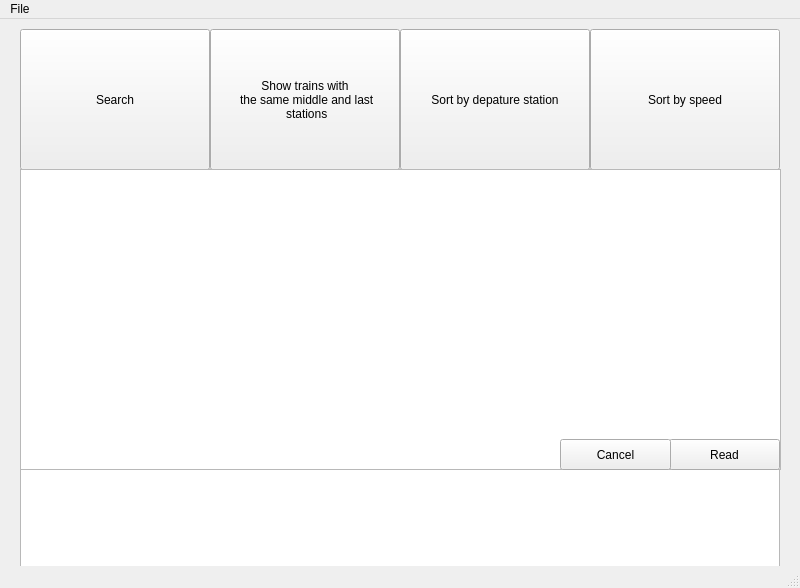
<?xml version="1.0" encoding="UTF-8"?>
<ui version="4.0">
 <class>MainWindow</class>
 <widget class="QMainWindow" name="MainWindow">
  <property name="geometry">
   <rect>
    <x>0</x>
    <y>0</y>
    <width>800</width>
    <height>588</height>
   </rect>
  </property>
  <property name="windowTitle">
   <string>MainWindow</string>
  </property>
  <widget class="QWidget" name="centralwidget">
   <widget class="QTableWidget" name="tableWidget">
    <property name="geometry">
     <rect>
      <x>20</x>
      <y>150</y>
      <width>760</width>
      <height>401</height>
     </rect>
    </property>
    <property name="font">
     <font>
      <stylestrategy>PreferDefault</stylestrategy>
     </font>
    </property>
    <attribute name="verticalHeaderVisible">
     <bool>false</bool>
    </attribute>
    <attribute name="verticalHeaderHighlightSections">
     <bool>true</bool>
    </attribute>
    <column>
     <property name="text">
      <string>№</string>
     </property>
     <property name="textAlignment">
      <set>AlignCenter</set>
     </property>
    </column>
    <column>
     <property name="text">
      <string>Початкова станція</string>
     </property>
     <property name="textAlignment">
      <set>AlignCenter</set>
     </property>
    </column>
    <column>
     <property name="text">
      <string>Кінцева</string>
     </property>
     <property name="textAlignment">
      <set>AlignCenter</set>
     </property>
    </column>
    <column>
     <property name="text">
      <string>Проміжна</string>
     </property>
     <property name="textAlignment">
      <set>AlignCenter</set>
     </property>
    </column>
    <column>
     <property name="text">
      <string>Час відправлення</string>
     </property>
     <property name="textAlignment">
      <set>AlignCenter</set>
     </property>
    </column>
    <column>
     <property name="text">
      <string>Час прибуття</string>
     </property>
     <property name="textAlignment">
      <set>AlignCenter</set>
     </property>
    </column>
    <column>
     <property name="text">
      <string>Відстань</string>
     </property>
     <property name="textAlignment">
      <set>AlignCenter</set>
     </property>
    </column>
   </widget>
   <widget class="QPushButton" name="pushButton">
    <property name="geometry">
     <rect>
      <x>20</x>
      <y>10</y>
      <width>190</width>
      <height>141</height>
     </rect>
    </property>
    <property name="toolTip">
     <string>Натисніть щоб розпочати пошук</string>
    </property>
    <property name="styleSheet">
     <string notr="true">image: url(:/new/prefix1/images/clipart322068.png);
font: 12pt &quot;MS Shell Dlg 2&quot;;
</string>
    </property>
    <property name="text">
     <string>Search</string>
    </property>
   </widget>
   <widget class="QPushButton" name="pushButton_2">
    <property name="geometry">
     <rect>
      <x>210</x>
      <y>10</y>
      <width>190</width>
      <height>141</height>
     </rect>
    </property>
    <property name="toolTip">
     <string>&lt;html&gt;&lt;head/&gt;&lt;body&gt;&lt;p&gt;Натисніть щоб вивести поїзди у яких проміжна і кіцева станції співпадають&lt;/p&gt;&lt;/body&gt;&lt;/html&gt;</string>
    </property>
    <property name="styleSheet">
     <string notr="true">image: url(:/new/prefix1/images/clipart322068.png);
font: 12pt &quot;MS Shell Dlg 2&quot;;
</string>
    </property>
    <property name="text">
     <string>Show trains with 
 the same middle and last 
 stations</string>
    </property>
   </widget>
   <widget class="QPushButton" name="pushButton_3">
    <property name="geometry">
     <rect>
      <x>400</x>
      <y>10</y>
      <width>190</width>
      <height>141</height>
     </rect>
    </property>
    <property name="toolTip">
     <string>&lt;html&gt;&lt;head/&gt;&lt;body&gt;&lt;p&gt;Натисніть щоб посортувати за початковою станцією&lt;/p&gt;&lt;p/&gt;&lt;/body&gt;&lt;/html&gt;</string>
    </property>
    <property name="styleSheet">
     <string notr="true">image: url(:/new/prefix1/images/clipart322068.png);
font: 12pt &quot;MS Shell Dlg 2&quot;;
</string>
    </property>
    <property name="text">
     <string>Sort by depature station</string>
    </property>
   </widget>
   <widget class="QPushButton" name="pushButton_5">
    <property name="geometry">
     <rect>
      <x>590</x>
      <y>10</y>
      <width>190</width>
      <height>141</height>
     </rect>
    </property>
    <property name="toolTip">
     <string>&lt;html&gt;&lt;head/&gt;&lt;body&gt;&lt;p&gt;Натисніть щоб посортувати за середньою швидкістю руху поїзда&lt;/p&gt;&lt;/body&gt;&lt;/html&gt;</string>
    </property>
    <property name="styleSheet">
     <string notr="true">image: url(:/new/prefix1/images/clipart322068.png);
font: 12pt &quot;MS Shell Dlg 2&quot;;
</string>
    </property>
    <property name="text">
     <string>Sort by speed</string>
    </property>
   </widget>
   <widget class="QPlainTextEdit" name="plainTextEdit">
    <property name="geometry">
     <rect>
      <x>20</x>
      <y>150</y>
      <width>761</width>
      <height>301</height>
     </rect>
    </property>
   </widget>
   <widget class="QPushButton" name="pushButton_4">
    <property name="geometry">
     <rect>
      <x>669</x>
      <y>420</y>
      <width>111</width>
      <height>31</height>
     </rect>
    </property>
    <property name="text">
     <string>Read</string>
    </property>
   </widget>
   <widget class="QPushButton" name="pushButton_6">
    <property name="geometry">
     <rect>
      <x>560</x>
      <y>420</y>
      <width>111</width>
      <height>31</height>
     </rect>
    </property>
    <property name="text">
     <string>Cancel</string>
    </property>
   </widget>
  </widget>
  <widget class="QMenuBar" name="menubar">
   <property name="geometry">
    <rect>
     <x>0</x>
     <y>0</y>
     <width>800</width>
     <height>20</height>
    </rect>
   </property>
   <widget class="QMenu" name="menuFile">
    <property name="title">
     <string>File</string>
    </property>
    <addaction name="actionNew"/>
    <addaction name="actionOpen"/>
    <addaction name="actionSave"/>
    <addaction name="actionSave_as"/>
    <addaction name="actionSound"/>
    <addaction name="separator"/>
    <addaction name="actionExit"/>
    <addaction name="actionRead_from_keyboard"/>
   </widget>
   <addaction name="menuFile"/>
  </widget>
  <widget class="QStatusBar" name="statusbar"/>
  <action name="actionNew">
   <property name="text">
    <string>New </string>
   </property>
   <property name="toolTip">
    <string>Створити новий проект</string>
   </property>
   <property name="shortcut">
    <string>Ctrl+N</string>
   </property>
  </action>
  <action name="actionOpen">
   <property name="text">
    <string>Open</string>
   </property>
   <property name="shortcut">
    <string>Ctrl+O</string>
   </property>
  </action>
  <action name="actionSave">
   <property name="text">
    <string>Save </string>
   </property>
   <property name="shortcut">
    <string>Ctrl+S</string>
   </property>
  </action>
  <action name="actionSave_as">
   <property name="text">
    <string>Save as</string>
   </property>
   <property name="shortcut">
    <string>Ctrl+Shift+S</string>
   </property>
  </action>
  <action name="actionExit">
   <property name="text">
    <string>Exit</string>
   </property>
   <property name="shortcut">
    <string>Ctrl+E</string>
   </property>
  </action>
  <action name="actionSound">
   <property name="checkable">
    <bool>true</bool>
   </property>
   <property name="text">
    <string>Sound</string>
   </property>
   <property name="shortcut">
    <string>M</string>
   </property>
  </action>
  <action name="actionRead_from_keyboard">
   <property name="text">
    <string>Read from keyboard</string>
   </property>
  </action>
 </widget>
 <resources/>
 <connections/>
</ui>
